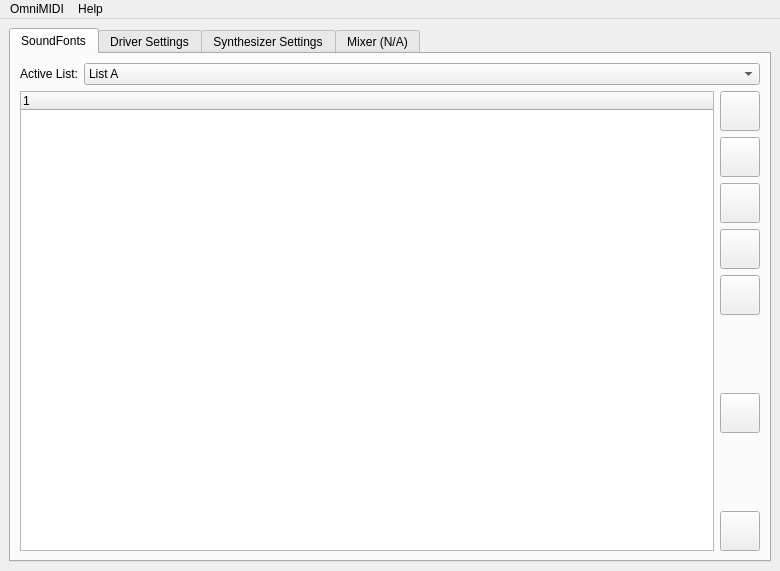
<?xml version="1.0" encoding="UTF-8"?>
<ui version="4.0">
 <class>MainWindow</class>
 <widget class="QMainWindow" name="MainWindow">
  <property name="geometry">
   <rect>
    <x>0</x>
    <y>0</y>
    <width>780</width>
    <height>571</height>
   </rect>
  </property>
  <property name="windowTitle">
   <string>OmniMIDI Configurator</string>
  </property>
  <property name="windowIcon">
   <iconset resource="icons.qrc">
    <normaloff>:/OMConfigurator.png</normaloff>:/OMConfigurator.png</iconset>
  </property>
  <widget class="QWidget" name="centralwidget">
   <layout class="QHBoxLayout" name="horizontalLayout_6">
    <item>
     <widget class="QTabWidget" name="tabWidget">
      <property name="enabled">
       <bool>true</bool>
      </property>
      <property name="currentIndex">
       <number>0</number>
      </property>
      <widget class="QWidget" name="soundfonts">
       <attribute name="title">
        <string>SoundFonts</string>
       </attribute>
       <layout class="QVBoxLayout" name="verticalLayout_2">
        <item>
         <widget class="QWidget" name="listsWidget" native="true">
          <property name="sizePolicy">
           <sizepolicy hsizetype="Preferred" vsizetype="Maximum">
            <horstretch>0</horstretch>
            <verstretch>0</verstretch>
           </sizepolicy>
          </property>
          <layout class="QHBoxLayout" name="listWidget">
           <property name="leftMargin">
            <number>0</number>
           </property>
           <property name="topMargin">
            <number>0</number>
           </property>
           <property name="rightMargin">
            <number>0</number>
           </property>
           <property name="bottomMargin">
            <number>0</number>
           </property>
           <item>
            <widget class="QLabel" name="label">
             <property name="sizePolicy">
              <sizepolicy hsizetype="Minimum" vsizetype="Minimum">
               <horstretch>0</horstretch>
               <verstretch>0</verstretch>
              </sizepolicy>
             </property>
             <property name="text">
              <string>Active List:</string>
             </property>
            </widget>
           </item>
           <item>
            <widget class="QComboBox" name="listSelector">
             <property name="sizePolicy">
              <sizepolicy hsizetype="MinimumExpanding" vsizetype="Minimum">
               <horstretch>0</horstretch>
               <verstretch>0</verstretch>
              </sizepolicy>
             </property>
             <item>
              <property name="text">
               <string>List A</string>
              </property>
             </item>
            </widget>
           </item>
          </layout>
         </widget>
        </item>
        <item>
         <widget class="QWidget" name="sfListWidget" native="true">
          <layout class="QHBoxLayout" name="horizontalLayout">
           <property name="leftMargin">
            <number>0</number>
           </property>
           <property name="topMargin">
            <number>0</number>
           </property>
           <property name="rightMargin">
            <number>0</number>
           </property>
           <property name="bottomMargin">
            <number>0</number>
           </property>
           <item>
            <widget class="SoundFontList" name="sfList">
             <column>
              <property name="text">
               <string notr="true">1</string>
              </property>
             </column>
            </widget>
           </item>
           <item>
            <widget class="QWidget" name="sfListButtons" native="true">
             <property name="sizePolicy">
              <sizepolicy hsizetype="Minimum" vsizetype="Minimum">
               <horstretch>0</horstretch>
               <verstretch>0</verstretch>
              </sizepolicy>
             </property>
             <layout class="QVBoxLayout" name="verticalLayout_3">
              <property name="leftMargin">
               <number>0</number>
              </property>
              <property name="topMargin">
               <number>0</number>
              </property>
              <property name="rightMargin">
               <number>0</number>
              </property>
              <property name="bottomMargin">
               <number>0</number>
              </property>
              <item>
               <widget class="QPushButton" name="sfListAddBtn">
                <property name="sizePolicy">
                 <sizepolicy hsizetype="Minimum" vsizetype="Minimum">
                  <horstretch>0</horstretch>
                  <verstretch>0</verstretch>
                 </sizepolicy>
                </property>
                <property name="minimumSize">
                 <size>
                  <width>40</width>
                  <height>40</height>
                 </size>
                </property>
                <property name="toolTip">
                 <string>Add SoundFont(s)</string>
                </property>
                <property name="text">
                 <string/>
                </property>
                <property name="icon">
                 <iconset theme="list-add"/>
                </property>
               </widget>
              </item>
              <item>
               <widget class="QPushButton" name="sfListRmBtn">
                <property name="sizePolicy">
                 <sizepolicy hsizetype="Minimum" vsizetype="Minimum">
                  <horstretch>0</horstretch>
                  <verstretch>0</verstretch>
                 </sizepolicy>
                </property>
                <property name="minimumSize">
                 <size>
                  <width>40</width>
                  <height>40</height>
                 </size>
                </property>
                <property name="toolTip">
                 <string>Remove Selected SoundFont(s)</string>
                </property>
                <property name="text">
                 <string/>
                </property>
                <property name="icon">
                 <iconset theme="list-remove"/>
                </property>
               </widget>
              </item>
              <item>
               <widget class="QPushButton" name="sfListMvUpBtn">
                <property name="sizePolicy">
                 <sizepolicy hsizetype="Minimum" vsizetype="Minimum">
                  <horstretch>0</horstretch>
                  <verstretch>0</verstretch>
                 </sizepolicy>
                </property>
                <property name="minimumSize">
                 <size>
                  <width>40</width>
                  <height>40</height>
                 </size>
                </property>
                <property name="toolTip">
                 <string>Move Selected Items Up</string>
                </property>
                <property name="text">
                 <string/>
                </property>
                <property name="icon">
                 <iconset theme="go-up"/>
                </property>
               </widget>
              </item>
              <item>
               <widget class="QPushButton" name="sfListMvDnBtn">
                <property name="minimumSize">
                 <size>
                  <width>40</width>
                  <height>40</height>
                 </size>
                </property>
                <property name="toolTip">
                 <string>Move Selected Items Down</string>
                </property>
                <property name="text">
                 <string/>
                </property>
                <property name="icon">
                 <iconset theme="go-down"/>
                </property>
               </widget>
              </item>
              <item>
               <widget class="QPushButton" name="sfListClrBtn">
                <property name="minimumSize">
                 <size>
                  <width>40</width>
                  <height>40</height>
                 </size>
                </property>
                <property name="toolTip">
                 <string>Clear List</string>
                </property>
                <property name="text">
                 <string/>
                </property>
                <property name="icon">
                 <iconset theme="user-trash"/>
                </property>
               </widget>
              </item>
              <item>
               <spacer name="verticalSpacer">
                <property name="orientation">
                 <enum>Qt::Orientation::Vertical</enum>
                </property>
                <property name="sizeHint" stdset="0">
                 <size>
                  <width>20</width>
                  <height>40</height>
                 </size>
                </property>
               </spacer>
              </item>
              <item>
               <widget class="QPushButton" name="sfListCfgBtn">
                <property name="minimumSize">
                 <size>
                  <width>40</width>
                  <height>40</height>
                 </size>
                </property>
                <property name="toolTip">
                 <string>Configure Selected SoundFont(s)</string>
                </property>
                <property name="text">
                 <string/>
                </property>
                <property name="icon">
                 <iconset theme="document-properties"/>
                </property>
               </widget>
              </item>
              <item>
               <spacer name="verticalSpacer_2">
                <property name="orientation">
                 <enum>Qt::Orientation::Vertical</enum>
                </property>
                <property name="sizeHint" stdset="0">
                 <size>
                  <width>20</width>
                  <height>40</height>
                 </size>
                </property>
               </spacer>
              </item>
              <item>
               <widget class="QPushButton" name="sfListReloadBtn">
                <property name="minimumSize">
                 <size>
                  <width>40</width>
                  <height>40</height>
                 </size>
                </property>
                <property name="toolTip">
                 <string>Reload List</string>
                </property>
                <property name="text">
                 <string/>
                </property>
                <property name="icon">
                 <iconset theme="view-refresh"/>
                </property>
               </widget>
              </item>
             </layout>
            </widget>
           </item>
          </layout>
         </widget>
        </item>
       </layout>
      </widget>
      <widget class="QWidget" name="driver">
       <attribute name="title">
        <string>Driver Settings</string>
       </attribute>
       <layout class="QVBoxLayout" name="verticalLayout_4">
        <item>
         <widget class="QGroupBox" name="engineSelection">
          <property name="sizePolicy">
           <sizepolicy hsizetype="Preferred" vsizetype="Maximum">
            <horstretch>0</horstretch>
            <verstretch>0</verstretch>
           </sizepolicy>
          </property>
          <property name="title">
           <string>Synthesizer</string>
          </property>
          <layout class="QVBoxLayout" name="verticalLayout_5">
           <item>
            <widget class="QComboBox" name="engineSelector">
             <property name="sizePolicy">
              <sizepolicy hsizetype="MinimumExpanding" vsizetype="Minimum">
               <horstretch>0</horstretch>
               <verstretch>0</verstretch>
              </sizepolicy>
             </property>
             <property name="minimumSize">
              <size>
               <width>0</width>
               <height>40</height>
              </size>
             </property>
             <item>
              <property name="text">
               <string>BASSMIDI</string>
              </property>
             </item>
             <item>
              <property name="text">
               <string>FluidSynth</string>
              </property>
             </item>
             <item>
              <property name="text">
               <string>XSynth</string>
              </property>
             </item>
             <item>
              <property name="text">
               <string>Custom</string>
              </property>
             </item>
            </widget>
           </item>
           <item>
            <widget class="QWidget" name="enginePathWidget" native="true">
             <property name="sizePolicy">
              <sizepolicy hsizetype="Preferred" vsizetype="Maximum">
               <horstretch>0</horstretch>
               <verstretch>0</verstretch>
              </sizepolicy>
             </property>
             <layout class="QHBoxLayout" name="horizontalLayout_5">
              <property name="leftMargin">
               <number>0</number>
              </property>
              <property name="topMargin">
               <number>0</number>
              </property>
              <property name="rightMargin">
               <number>0</number>
              </property>
              <property name="bottomMargin">
               <number>0</number>
              </property>
              <item>
               <widget class="QLabel" name="label_4">
                <property name="text">
                 <string>Custom Synthesizer Path:</string>
                </property>
               </widget>
              </item>
              <item>
               <widget class="QLineEdit" name="enginePath"/>
              </item>
              <item>
               <widget class="QPushButton" name="enginePathBrowse">
                <property name="text">
                 <string>Browse...</string>
                </property>
                <property name="icon">
                 <iconset theme="document-open"/>
                </property>
               </widget>
              </item>
             </layout>
            </widget>
           </item>
           <item>
            <widget class="QCheckBox" name="allowKdmapi">
             <property name="text">
              <string>Allow KDMAPI access</string>
             </property>
            </widget>
           </item>
          </layout>
         </widget>
        </item>
        <item>
         <widget class="QWidget" name="horizontalWidget" native="true">
          <layout class="QHBoxLayout" name="horizontalLayout_2">
           <property name="leftMargin">
            <number>0</number>
           </property>
           <property name="topMargin">
            <number>0</number>
           </property>
           <property name="rightMargin">
            <number>0</number>
           </property>
           <property name="bottomMargin">
            <number>0</number>
           </property>
           <item>
            <widget class="QGroupBox" name="groupBox">
             <property name="enabled">
              <bool>false</bool>
             </property>
             <property name="title">
              <string>SoundFont List Bindings (N/A)</string>
             </property>
             <layout class="QHBoxLayout" name="horizontalLayout_9">
              <item>
               <widget class="QTreeWidget" name="sfListBinds">
                <column>
                 <property name="text">
                  <string>SoundFont List</string>
                 </property>
                </column>
                <column>
                 <property name="text">
                  <string>Application Path</string>
                 </property>
                </column>
               </widget>
              </item>
              <item>
               <widget class="QWidget" name="verticalWidget" native="true">
                <layout class="QVBoxLayout" name="verticalLayout_9">
                 <property name="leftMargin">
                  <number>0</number>
                 </property>
                 <property name="topMargin">
                  <number>0</number>
                 </property>
                 <property name="rightMargin">
                  <number>0</number>
                 </property>
                 <property name="bottomMargin">
                  <number>0</number>
                 </property>
                 <item>
                  <widget class="QPushButton" name="addBind">
                   <property name="sizePolicy">
                    <sizepolicy hsizetype="Minimum" vsizetype="MinimumExpanding">
                     <horstretch>0</horstretch>
                     <verstretch>0</verstretch>
                    </sizepolicy>
                   </property>
                   <property name="text">
                    <string/>
                   </property>
                   <property name="icon">
                    <iconset theme="list-add"/>
                   </property>
                  </widget>
                 </item>
                 <item>
                  <widget class="QPushButton" name="rmBind">
                   <property name="sizePolicy">
                    <sizepolicy hsizetype="Minimum" vsizetype="MinimumExpanding">
                     <horstretch>0</horstretch>
                     <verstretch>0</verstretch>
                    </sizepolicy>
                   </property>
                   <property name="text">
                    <string/>
                   </property>
                   <property name="icon">
                    <iconset theme="list-remove"/>
                   </property>
                  </widget>
                 </item>
                </layout>
               </widget>
              </item>
             </layout>
            </widget>
           </item>
           <item>
            <widget class="QGroupBox" name="groupBox_2">
             <property name="enabled">
              <bool>false</bool>
             </property>
             <property name="minimumSize">
              <size>
               <width>150</width>
               <height>0</height>
              </size>
             </property>
             <property name="title">
              <string>Master Volume (N/A)</string>
             </property>
             <layout class="QVBoxLayout" name="verticalLayout_6">
              <item>
               <widget class="QDial" name="masterVolume">
                <property name="wrapping">
                 <bool>false</bool>
                </property>
                <property name="notchTarget">
                 <double>1.000000000000000</double>
                </property>
                <property name="notchesVisible">
                 <bool>true</bool>
                </property>
               </widget>
              </item>
             </layout>
            </widget>
           </item>
          </layout>
         </widget>
        </item>
       </layout>
      </widget>
      <widget class="QWidget" name="synth">
       <attribute name="title">
        <string>Synthesizer Settings</string>
       </attribute>
       <layout class="QVBoxLayout" name="verticalLayout_8">
        <item>
         <widget class="QScrollArea" name="engineSettingsScrollArea">
          <property name="widgetResizable">
           <bool>true</bool>
          </property>
          <widget class="QWidget" name="engineSettings">
           <property name="geometry">
            <rect>
             <x>0</x>
             <y>0</y>
             <width>746</width>
             <height>466</height>
            </rect>
           </property>
           <layout class="QVBoxLayout" name="verticalLayout_7"/>
          </widget>
         </widget>
        </item>
        <item>
         <widget class="QDialogButtonBox" name="engineSettingsApply">
          <property name="standardButtons">
           <set>QDialogButtonBox::StandardButton::Apply|QDialogButtonBox::StandardButton::Discard|QDialogButtonBox::StandardButton::RestoreDefaults</set>
          </property>
         </widget>
        </item>
       </layout>
      </widget>
      <widget class="QWidget" name="mixer">
       <property name="enabled">
        <bool>false</bool>
       </property>
       <attribute name="title">
        <string>Mixer (N/A)</string>
       </attribute>
       <layout class="QVBoxLayout" name="verticalLayout">
        <item>
         <widget class="QWidget" name="horizontalWidget" native="true">
          <property name="sizePolicy">
           <sizepolicy hsizetype="Preferred" vsizetype="Maximum">
            <horstretch>0</horstretch>
            <verstretch>0</verstretch>
           </sizepolicy>
          </property>
          <layout class="QHBoxLayout" name="horizontalLayout_8">
           <property name="leftMargin">
            <number>0</number>
           </property>
           <property name="topMargin">
            <number>0</number>
           </property>
           <property name="rightMargin">
            <number>0</number>
           </property>
           <property name="bottomMargin">
            <number>0</number>
           </property>
           <item>
            <widget class="QLabel" name="label_2">
             <property name="sizePolicy">
              <sizepolicy hsizetype="Minimum" vsizetype="Preferred">
               <horstretch>0</horstretch>
               <verstretch>0</verstretch>
              </sizepolicy>
             </property>
             <property name="text">
              <string>Port:</string>
             </property>
            </widget>
           </item>
           <item>
            <widget class="QComboBox" name="mixerPortSelection">
             <property name="sizePolicy">
              <sizepolicy hsizetype="MinimumExpanding" vsizetype="Maximum">
               <horstretch>0</horstretch>
               <verstretch>0</verstretch>
              </sizepolicy>
             </property>
             <item>
              <property name="text">
               <string>Port A</string>
              </property>
             </item>
             <item>
              <property name="text">
               <string>Port B</string>
              </property>
             </item>
             <item>
              <property name="text">
               <string>Port C</string>
              </property>
             </item>
             <item>
              <property name="text">
               <string>Port D</string>
              </property>
             </item>
            </widget>
           </item>
          </layout>
         </widget>
        </item>
        <item>
         <widget class="Line" name="line">
          <property name="orientation">
           <enum>Qt::Orientation::Horizontal</enum>
          </property>
         </widget>
        </item>
        <item>
         <widget class="QWidget" name="mixerGrid" native="true">
          <layout class="QGridLayout" name="gridLayout">
           <property name="leftMargin">
            <number>0</number>
           </property>
           <property name="topMargin">
            <number>0</number>
           </property>
           <property name="rightMargin">
            <number>0</number>
           </property>
           <property name="bottomMargin">
            <number>0</number>
           </property>
           <item row="0" column="0">
            <widget class="QLabel" name="label_7">
             <property name="text">
              <string>CH1</string>
             </property>
             <property name="alignment">
              <set>Qt::AlignmentFlag::AlignCenter</set>
             </property>
            </widget>
           </item>
           <item row="0" column="8">
            <widget class="QLabel" name="label_15">
             <property name="text">
              <string>CH9</string>
             </property>
             <property name="alignment">
              <set>Qt::AlignmentFlag::AlignCenter</set>
             </property>
            </widget>
           </item>
           <item row="0" column="13">
            <widget class="QLabel" name="label_20">
             <property name="text">
              <string>CH14</string>
             </property>
             <property name="alignment">
              <set>Qt::AlignmentFlag::AlignCenter</set>
             </property>
            </widget>
           </item>
           <item row="0" column="4">
            <widget class="QLabel" name="label_11">
             <property name="text">
              <string>CH5</string>
             </property>
             <property name="alignment">
              <set>Qt::AlignmentFlag::AlignCenter</set>
             </property>
            </widget>
           </item>
           <item row="0" column="3">
            <widget class="QLabel" name="label_10">
             <property name="text">
              <string>CH4</string>
             </property>
             <property name="alignment">
              <set>Qt::AlignmentFlag::AlignCenter</set>
             </property>
            </widget>
           </item>
           <item row="0" column="11">
            <widget class="QLabel" name="label_18">
             <property name="text">
              <string>CH12</string>
             </property>
             <property name="alignment">
              <set>Qt::AlignmentFlag::AlignCenter</set>
             </property>
            </widget>
           </item>
           <item row="0" column="5">
            <widget class="QLabel" name="label_12">
             <property name="text">
              <string>CH6</string>
             </property>
             <property name="alignment">
              <set>Qt::AlignmentFlag::AlignCenter</set>
             </property>
            </widget>
           </item>
           <item row="0" column="6">
            <widget class="QLabel" name="label_13">
             <property name="text">
              <string>CH7</string>
             </property>
             <property name="alignment">
              <set>Qt::AlignmentFlag::AlignCenter</set>
             </property>
            </widget>
           </item>
           <item row="0" column="10">
            <widget class="QLabel" name="label_17">
             <property name="text">
              <string>CH11</string>
             </property>
             <property name="alignment">
              <set>Qt::AlignmentFlag::AlignCenter</set>
             </property>
            </widget>
           </item>
           <item row="0" column="15">
            <widget class="QLabel" name="label_22">
             <property name="text">
              <string>CH16</string>
             </property>
             <property name="alignment">
              <set>Qt::AlignmentFlag::AlignCenter</set>
             </property>
            </widget>
           </item>
           <item row="0" column="9">
            <widget class="QLabel" name="label_16">
             <property name="text">
              <string>CH10</string>
             </property>
             <property name="alignment">
              <set>Qt::AlignmentFlag::AlignCenter</set>
             </property>
            </widget>
           </item>
           <item row="0" column="1">
            <widget class="QLabel" name="label_8">
             <property name="text">
              <string>CH2</string>
             </property>
             <property name="alignment">
              <set>Qt::AlignmentFlag::AlignCenter</set>
             </property>
            </widget>
           </item>
           <item row="0" column="7">
            <widget class="QLabel" name="label_14">
             <property name="text">
              <string>CH8</string>
             </property>
             <property name="alignment">
              <set>Qt::AlignmentFlag::AlignCenter</set>
             </property>
            </widget>
           </item>
           <item row="0" column="2">
            <widget class="QLabel" name="label_9">
             <property name="text">
              <string>CH3</string>
             </property>
             <property name="alignment">
              <set>Qt::AlignmentFlag::AlignCenter</set>
             </property>
            </widget>
           </item>
           <item row="0" column="14">
            <widget class="QLabel" name="label_21">
             <property name="text">
              <string>CH15</string>
             </property>
             <property name="alignment">
              <set>Qt::AlignmentFlag::AlignCenter</set>
             </property>
            </widget>
           </item>
           <item row="0" column="12">
            <widget class="QLabel" name="label_19">
             <property name="text">
              <string>CH13</string>
             </property>
             <property name="alignment">
              <set>Qt::AlignmentFlag::AlignCenter</set>
             </property>
            </widget>
           </item>
           <item row="1" column="0">
            <widget class="QSlider" name="mixerVolumeCH1">
             <property name="sizePolicy">
              <sizepolicy hsizetype="MinimumExpanding" vsizetype="Expanding">
               <horstretch>0</horstretch>
               <verstretch>0</verstretch>
              </sizepolicy>
             </property>
             <property name="orientation">
              <enum>Qt::Orientation::Vertical</enum>
             </property>
            </widget>
           </item>
           <item row="1" column="1">
            <widget class="QSlider" name="mixerVolumeCH2">
             <property name="sizePolicy">
              <sizepolicy hsizetype="MinimumExpanding" vsizetype="Expanding">
               <horstretch>0</horstretch>
               <verstretch>0</verstretch>
              </sizepolicy>
             </property>
             <property name="orientation">
              <enum>Qt::Orientation::Vertical</enum>
             </property>
            </widget>
           </item>
           <item row="1" column="2">
            <widget class="QSlider" name="mixerVolumeCH3">
             <property name="sizePolicy">
              <sizepolicy hsizetype="MinimumExpanding" vsizetype="Expanding">
               <horstretch>0</horstretch>
               <verstretch>0</verstretch>
              </sizepolicy>
             </property>
             <property name="orientation">
              <enum>Qt::Orientation::Vertical</enum>
             </property>
            </widget>
           </item>
           <item row="1" column="3">
            <widget class="QSlider" name="mixerVolumeCH4">
             <property name="sizePolicy">
              <sizepolicy hsizetype="MinimumExpanding" vsizetype="Expanding">
               <horstretch>0</horstretch>
               <verstretch>0</verstretch>
              </sizepolicy>
             </property>
             <property name="orientation">
              <enum>Qt::Orientation::Vertical</enum>
             </property>
            </widget>
           </item>
           <item row="1" column="4">
            <widget class="QSlider" name="mixerVolumeCH5">
             <property name="sizePolicy">
              <sizepolicy hsizetype="MinimumExpanding" vsizetype="Expanding">
               <horstretch>0</horstretch>
               <verstretch>0</verstretch>
              </sizepolicy>
             </property>
             <property name="orientation">
              <enum>Qt::Orientation::Vertical</enum>
             </property>
            </widget>
           </item>
           <item row="1" column="5">
            <widget class="QSlider" name="mixerVolumeCH6">
             <property name="sizePolicy">
              <sizepolicy hsizetype="MinimumExpanding" vsizetype="Expanding">
               <horstretch>0</horstretch>
               <verstretch>0</verstretch>
              </sizepolicy>
             </property>
             <property name="orientation">
              <enum>Qt::Orientation::Vertical</enum>
             </property>
            </widget>
           </item>
           <item row="1" column="6">
            <widget class="QSlider" name="mixerVolumeCH7">
             <property name="sizePolicy">
              <sizepolicy hsizetype="MinimumExpanding" vsizetype="Expanding">
               <horstretch>0</horstretch>
               <verstretch>0</verstretch>
              </sizepolicy>
             </property>
             <property name="orientation">
              <enum>Qt::Orientation::Vertical</enum>
             </property>
            </widget>
           </item>
           <item row="1" column="7">
            <widget class="QSlider" name="mixerVolumeCH8">
             <property name="sizePolicy">
              <sizepolicy hsizetype="MinimumExpanding" vsizetype="Expanding">
               <horstretch>0</horstretch>
               <verstretch>0</verstretch>
              </sizepolicy>
             </property>
             <property name="orientation">
              <enum>Qt::Orientation::Vertical</enum>
             </property>
            </widget>
           </item>
           <item row="1" column="8">
            <widget class="QSlider" name="mixerVolumeCH9">
             <property name="sizePolicy">
              <sizepolicy hsizetype="MinimumExpanding" vsizetype="Expanding">
               <horstretch>0</horstretch>
               <verstretch>0</verstretch>
              </sizepolicy>
             </property>
             <property name="orientation">
              <enum>Qt::Orientation::Vertical</enum>
             </property>
            </widget>
           </item>
           <item row="1" column="9">
            <widget class="QSlider" name="mixerVolumeCH10">
             <property name="sizePolicy">
              <sizepolicy hsizetype="MinimumExpanding" vsizetype="Expanding">
               <horstretch>0</horstretch>
               <verstretch>0</verstretch>
              </sizepolicy>
             </property>
             <property name="orientation">
              <enum>Qt::Orientation::Vertical</enum>
             </property>
            </widget>
           </item>
           <item row="1" column="10">
            <widget class="QSlider" name="mixerVolumeCH11">
             <property name="sizePolicy">
              <sizepolicy hsizetype="MinimumExpanding" vsizetype="Expanding">
               <horstretch>0</horstretch>
               <verstretch>0</verstretch>
              </sizepolicy>
             </property>
             <property name="orientation">
              <enum>Qt::Orientation::Vertical</enum>
             </property>
            </widget>
           </item>
           <item row="1" column="11">
            <widget class="QSlider" name="mixerVolumeCH12">
             <property name="sizePolicy">
              <sizepolicy hsizetype="MinimumExpanding" vsizetype="Expanding">
               <horstretch>0</horstretch>
               <verstretch>0</verstretch>
              </sizepolicy>
             </property>
             <property name="orientation">
              <enum>Qt::Orientation::Vertical</enum>
             </property>
            </widget>
           </item>
           <item row="1" column="12">
            <widget class="QSlider" name="mixerVolumeCH13">
             <property name="sizePolicy">
              <sizepolicy hsizetype="MinimumExpanding" vsizetype="Expanding">
               <horstretch>0</horstretch>
               <verstretch>0</verstretch>
              </sizepolicy>
             </property>
             <property name="orientation">
              <enum>Qt::Orientation::Vertical</enum>
             </property>
            </widget>
           </item>
           <item row="1" column="13">
            <widget class="QSlider" name="mixerVolumeCH14">
             <property name="sizePolicy">
              <sizepolicy hsizetype="MinimumExpanding" vsizetype="Expanding">
               <horstretch>0</horstretch>
               <verstretch>0</verstretch>
              </sizepolicy>
             </property>
             <property name="orientation">
              <enum>Qt::Orientation::Vertical</enum>
             </property>
            </widget>
           </item>
           <item row="1" column="14">
            <widget class="QSlider" name="mixerVolumeCH15">
             <property name="sizePolicy">
              <sizepolicy hsizetype="MinimumExpanding" vsizetype="Expanding">
               <horstretch>0</horstretch>
               <verstretch>0</verstretch>
              </sizepolicy>
             </property>
             <property name="orientation">
              <enum>Qt::Orientation::Vertical</enum>
             </property>
            </widget>
           </item>
           <item row="1" column="15">
            <widget class="QSlider" name="mixerVolumeCH16">
             <property name="sizePolicy">
              <sizepolicy hsizetype="MinimumExpanding" vsizetype="Expanding">
               <horstretch>0</horstretch>
               <verstretch>0</verstretch>
              </sizepolicy>
             </property>
             <property name="orientation">
              <enum>Qt::Orientation::Vertical</enum>
             </property>
            </widget>
           </item>
          </layout>
         </widget>
        </item>
       </layout>
      </widget>
     </widget>
    </item>
   </layout>
  </widget>
  <widget class="QMenuBar" name="menubar">
   <property name="geometry">
    <rect>
     <x>0</x>
     <y>0</y>
     <width>780</width>
     <height>20</height>
    </rect>
   </property>
   <widget class="QMenu" name="menuOmniMIDI">
    <property name="title">
     <string>OmniMIDI</string>
    </property>
    <addaction name="actionExit"/>
   </widget>
   <widget class="QMenu" name="menuHelp">
    <property name="title">
     <string>Help</string>
    </property>
    <addaction name="actionAbout"/>
   </widget>
   <addaction name="menuOmniMIDI"/>
   <addaction name="menuHelp"/>
  </widget>
  <action name="actionYou_have_been_warned">
   <property name="text">
    <string>You have been warned</string>
   </property>
  </action>
  <action name="actionAbout">
   <property name="icon">
    <iconset theme="QIcon::ThemeIcon::HelpAbout"/>
   </property>
   <property name="text">
    <string>About OmniMIDI</string>
   </property>
  </action>
  <action name="actionPatch">
   <property name="text">
    <string>Patch KDMAPI App</string>
   </property>
  </action>
  <action name="actionStart_MIDI_Device">
   <property name="text">
    <string>Start MIDI Device</string>
   </property>
  </action>
  <action name="actionStop_MIDI_Device">
   <property name="text">
    <string>Stop MIDI Device</string>
   </property>
  </action>
  <action name="actionExit">
   <property name="icon">
    <iconset theme="QIcon::ThemeIcon::ApplicationExit"/>
   </property>
   <property name="text">
    <string>Exit</string>
   </property>
  </action>
 </widget>
 <customwidgets>
  <customwidget>
   <class>SoundFontList</class>
   <extends>QTreeWidget</extends>
   <header>../../../../../src/custom-widgets/soundfontlist.h</header>
  </customwidget>
 </customwidgets>
 <resources>
  <include location="icons.qrc"/>
 </resources>
 <connections/>
</ui>
